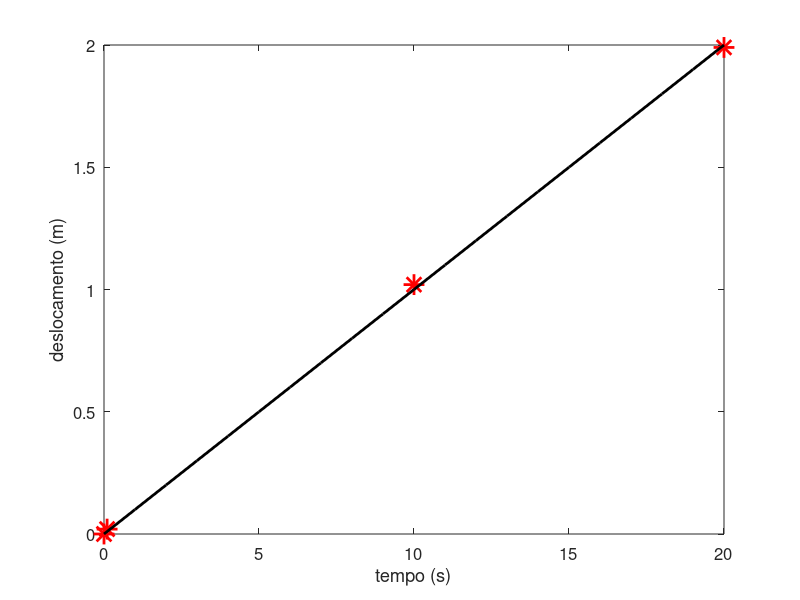
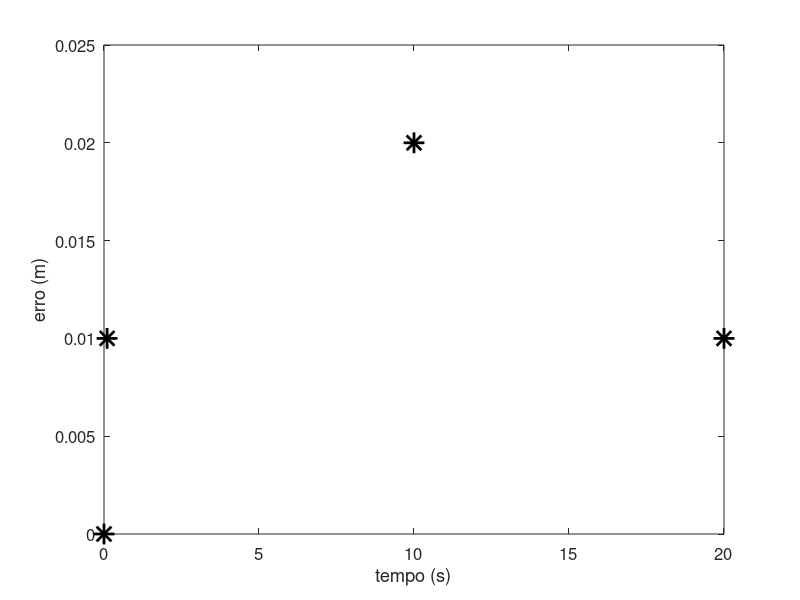
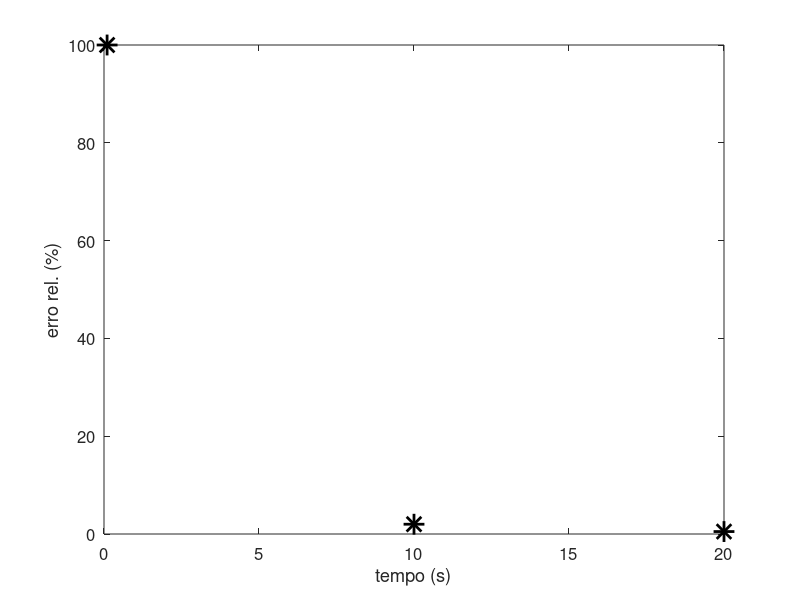

These figures' MATLAB source, in order:
% 2) O deslocamento de um carro foi medido desde o início do seu movimento, ao longo do tempo
%, resultando na tabela abaixo:
% t,d(m)
% 0.0 | 0.0
% 0.1 | 0.02
% 10 | 1.02
% 20 | 1.99
% Foi elaborado um modelo do movimento do carro na forma d=t*0,1. 
% Faça um gráfico do erro absoluto de cada tempo e do erro relativo de cada tempo. 
% Diga qual dos dois erros é mais útil para analisar a precisão do modelo, justifique.



clear all
close all
dados=[0.0 0.0;0.1 0.02;10  1.02;20  1.99];

t=[0:1:20];
a=t*0.1;
figure(1);
plot(dados(:,1),dados(:,2),"*r","markersize",15,"linewidth",2);
hold on
plot(t,a,"k","linewidth",2);
hx=xlabel("tempo (s)");
set (hx, "fontsize", 12)
hy=ylabel("deslocamento (m)");
set (hy, "fontsize", 12)
set(gca, "fontsize", 12);

t=squeeze(dados(:,1));
a=t*0.1;
erro_abs=abs(a-dados(:,2));


figure(2);
plot(t,erro_abs,"*k","markersize",15,"linewidth",2);
hx=xlabel("tempo (s)");
set (hx, "fontsize", 12)
hy=ylabel("erro (m)");
set (hy, "fontsize", 12)
set(gca, "fontsize", 12);

erro_rel=abs(a-dados(:,2))./a;

figure(3);
plot(t,erro_rel*100,"*k","markersize",15,"linewidth",2);
hx=xlabel("tempo (s)");
set (hx, "fontsize", 12)
hy=ylabel("erro rel. (%)");
set (hy, "fontsize", 12)
set(gca, "fontsize", 12);


